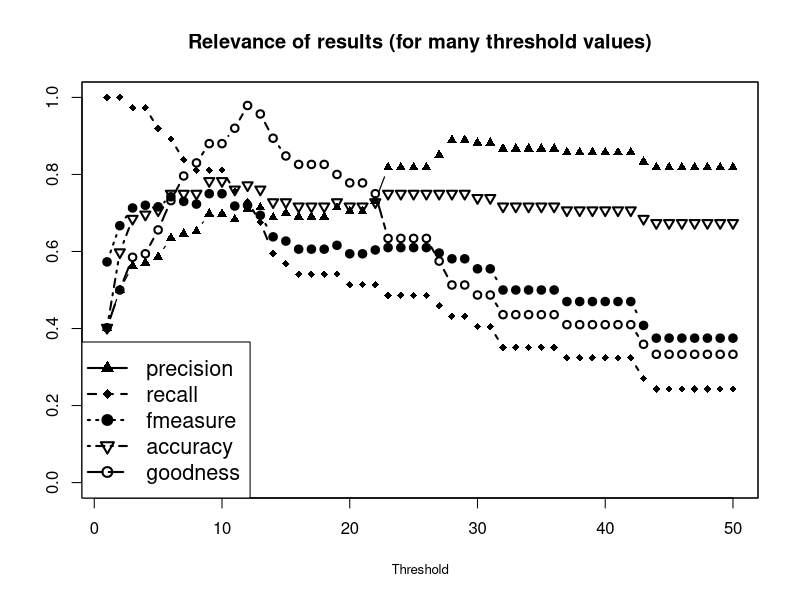
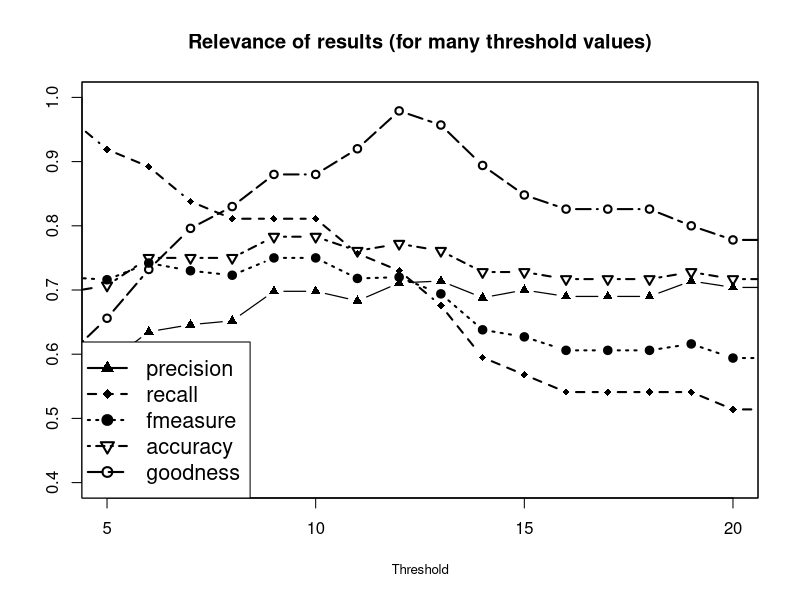
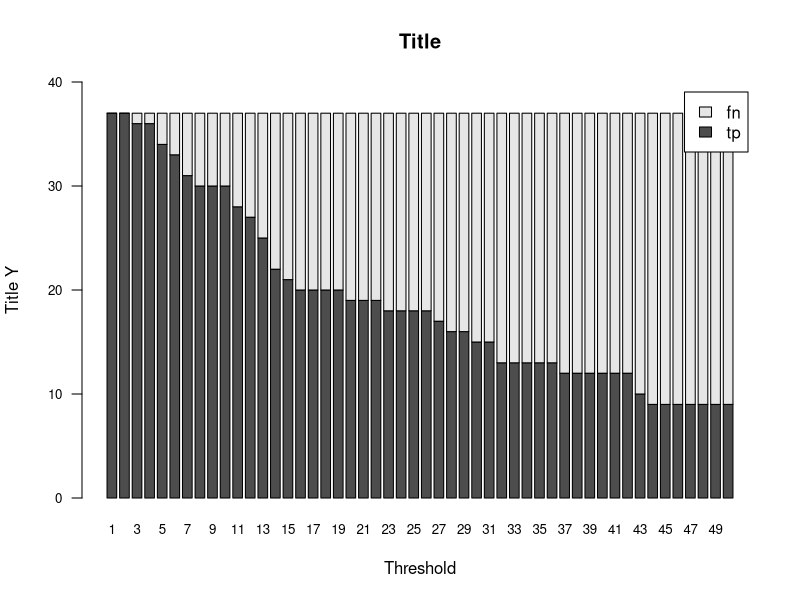
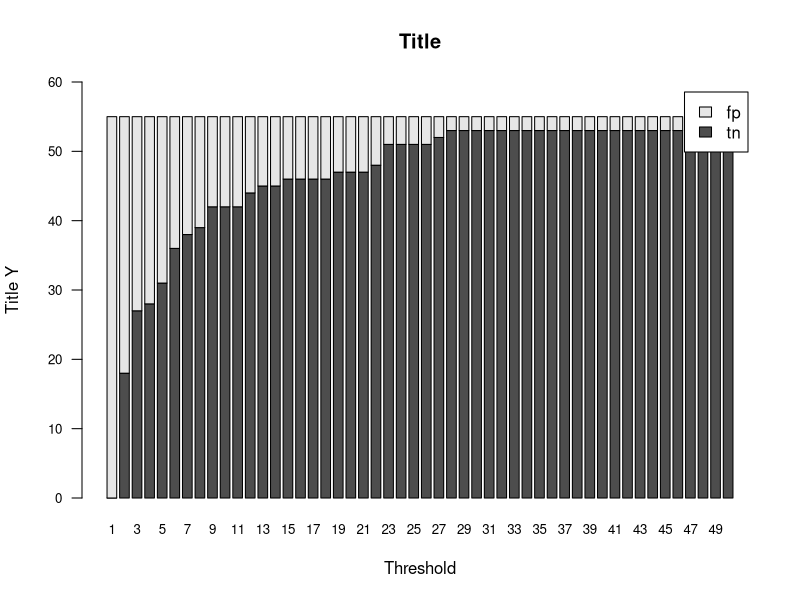
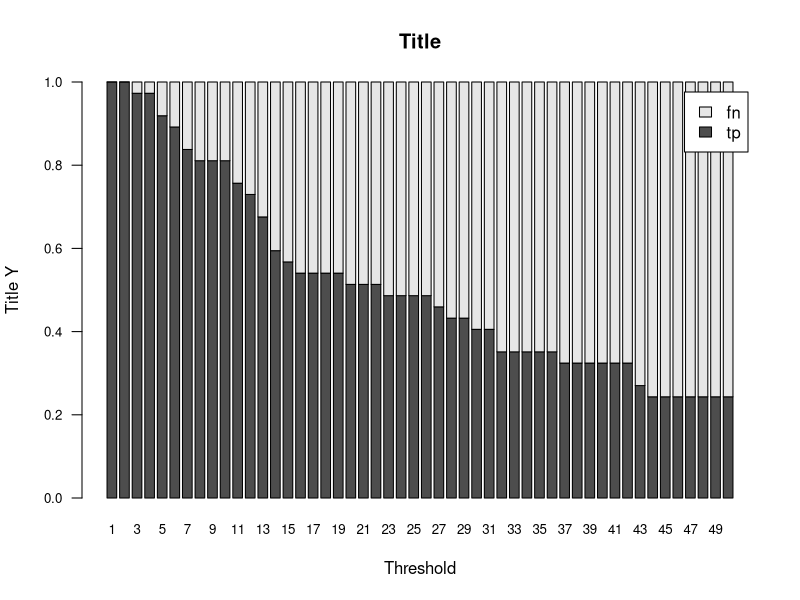
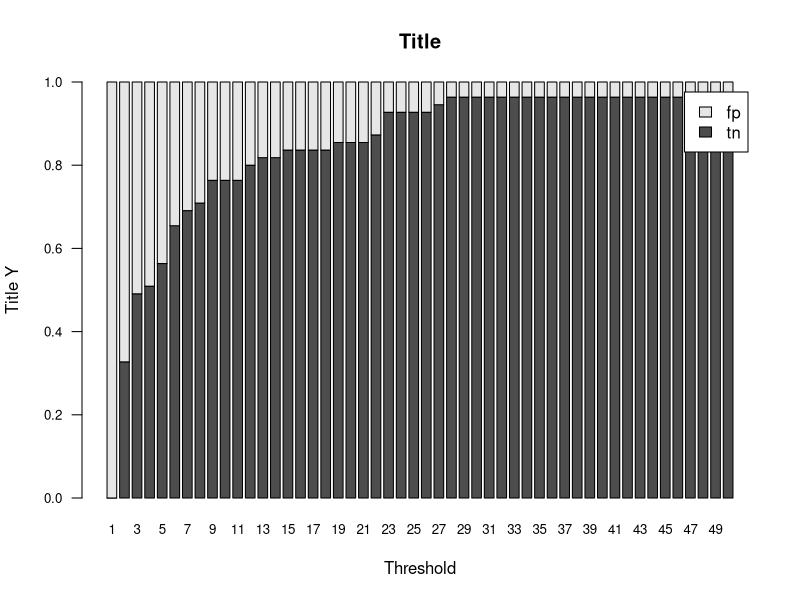
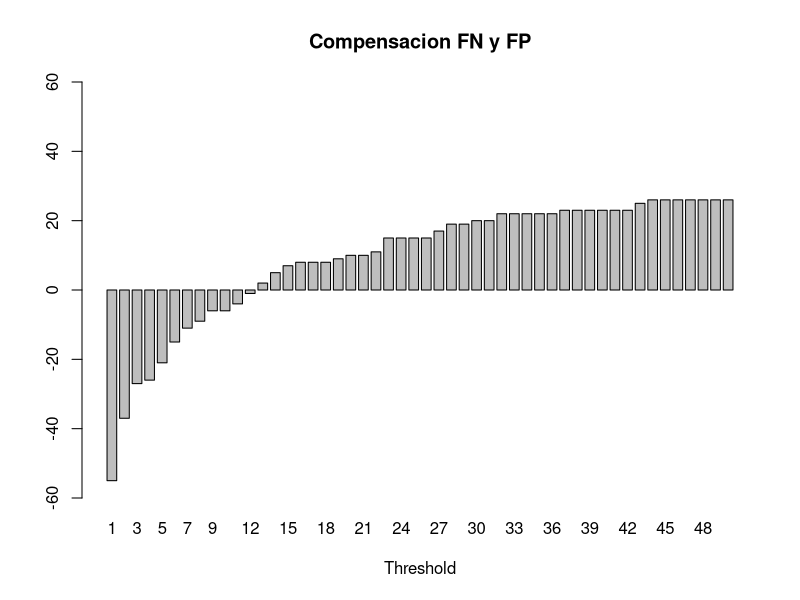

The R source for these figures, in order:
#! /usr/local/bin/Rscript --vanilla

statistics <- read.csv("statistics.csv", header = TRUE)

#GRAFICAS STATISTICS
png("graph_statistics.png", width=1024, units="px")
plot(statistics$precision, type="b", ylim=c(0,1),
     axes=T, ann=T, xlab="Threshold", ylab="", cex.lab=0.8, lwd=1.2, pch=17)
box()
lines(statistics$recall, type="b", lty=2, lwd=2, pch=18)
lines(statistics$fmeasure, type="b", lty=3, lwd=2, pch=19)
lines(statistics$accuracy, type="b", lty=4, lwd=2, pch=25)
lines(statistics$goodnes, type="b", lty=5, lwd=2, pch=21)
legend("bottomleft", names(statistics[c(-1,-2,-3,-4,-5)]), cex=1.3, 
   lty=1:5, lwd=2, pch=c(17,18,19,25,21), bty="nb")
title(main="Relevance of results (for many threshold values)")
garbage <- dev.off()

#STATISTICS WITH ZOOM
png("graph_statistics_zoom.png", width=1024, units="px")
plot(statistics$precision, type="b", ylim=c(0.4,1),
     axes=T, ann=T, xlab="Threshold", ylab="", cex.lab=0.8, lwd=1.2, pch=17,
     xlim=c(5,20))
box()
lines(statistics$recall, type="b", lty=2, lwd=2, pch=18)
lines(statistics$fmeasure, type="b", lty=3, lwd=2, pch=19)
lines(statistics$accuracy, type="b", lty=4, lwd=2, pch=25)
lines(statistics$goodnes, type="b", lty=5, lwd=2, pch=21)
legend("bottomleft", names(statistics[c(-1,-2,-3,-4,-5)]), cex=1.3, 
   lty=1:5, lwd=2, pch=c(17,18,19,25,21), bty="nb")
title(main="Relevance of results (for many threshold values)")
garbage <- dev.off()

#GRAFICAS TP, FN, TN, FP
png("graph_tp_fn.png", width=1024, units="px")
barplot(t(statistics[c(2,3)]), main="Title", ylab="Title Y", xlab="Threshold",
          ylim=c(0,40),space=0.3, cex.axis=0.8, las=1, cex=0.8,
          names.arg=statistics$threshold, legend=rownames(t(statistics[c(2,3)]))) 
garbage <- dev.off()

png("graph_tn_fp.png", width=1024, units="px")
barplot(t(statistics[c(4,5)]), main="Title", ylab="Title Y", xlab="Threshold",
          ylim=c(0,60),space=0.3, cex.axis=0.8, las=1, cex=0.8,
          names.arg=statistics$threshold, legend=rownames(t(statistics[c(4,5)]))) 
garbage <- dev.off()

#NORMALIZADAS
ntp <- function(x) {x/37}
ntn <- function(x) {x/55}
normed <- statistics
normed$tp <- lapply(normed$tp, ntp)
normed$fn <- lapply(normed$fn, ntp)
normed$tn <- lapply(normed$tn, ntn)
normed$fp <- lapply(normed$fp, ntn)

png("graph_tp_fn_norm.png", width=1024, units="px")
barplot(t(normed[c(2,3)]), main="Title", ylab="Title Y", xlab="Threshold",
          ylim=c(0,1),space=0.3, cex.axis=0.8, las=1, cex=0.8,
          names.arg=statistics$threshold, legend=rownames(t(statistics[c(2,3)]))) 
garbage <- dev.off()

png("graph_tn_fp_norm.png", width=1024, units="px")
barplot(t(normed[c(4,5)]), main="Title", ylab="Title Y", xlab="Threshold",
          ylim=c(0,1),space=0.3, cex.axis=0.8, las=1, cex=0.8,
          names.arg=statistics$threshold, legend=rownames(t(statistics[c(4,5)]))) 
garbage <- dev.off()


#COMPENSACION FN Y FP
png("comp_fn_fp.png", width=1024, units="px")
compensed <- statistics$fn - statistics$fp
barplot(compensed, main="Compensacion FN y FP", xlab="Threshold",
        names.arg=statistics$threshold, ylim=c(-60,60), space=0.3)
garbage <- dev.off()